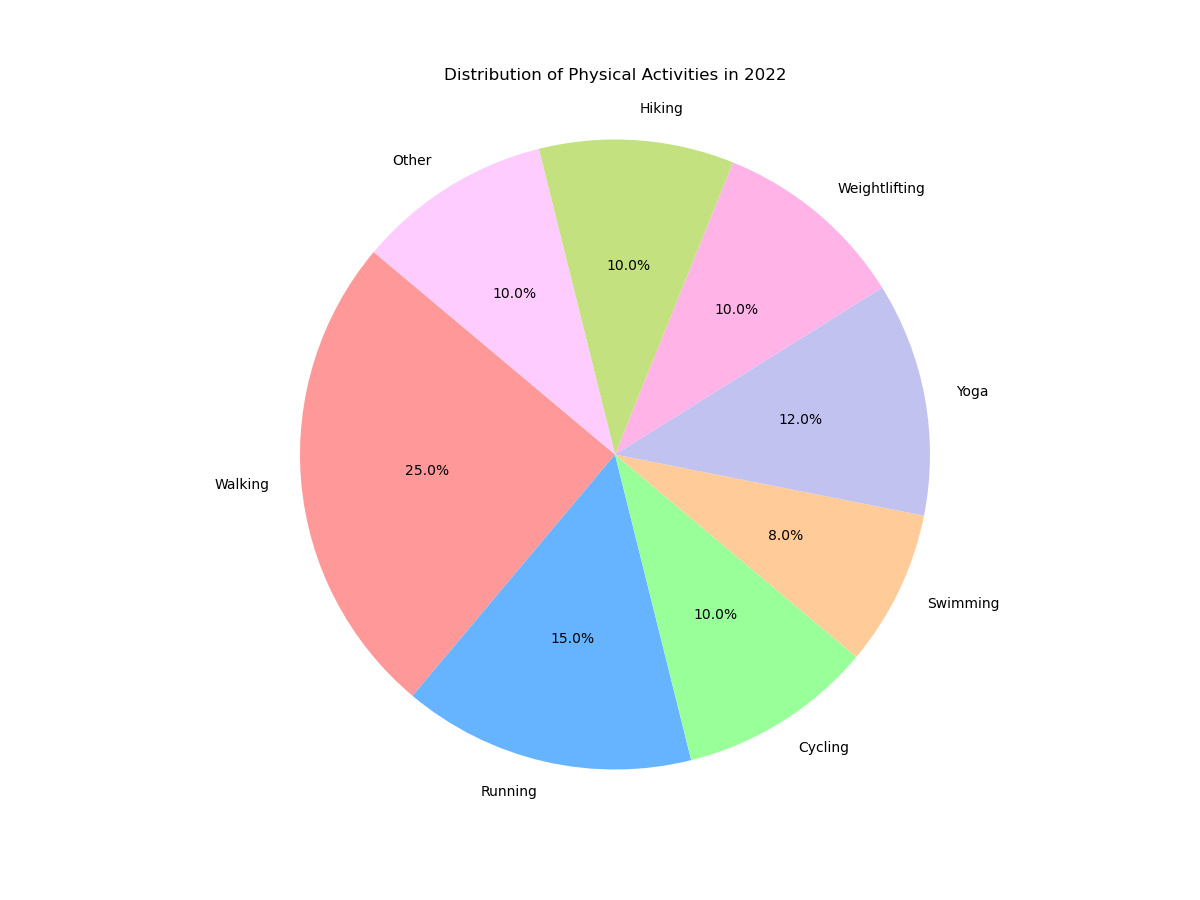

The Python source for this figure:

import matplotlib.pyplot as plt

# Data
activities = ['Walking', 'Running', 'Cycling', 'Swimming', 'Yoga', 'Weightlifting', 'Hiking', 'Other']
percentages = [25, 15, 10, 8, 12, 10, 10, 10]
colors = ['#ff9999', '#66b3ff', '#99ff99', '#ffcc99', '#c2c2f0', '#ffb3e6', '#c4e17f', '#ffccff']

# Plotting the pie chart
fig, ax = plt.subplots(figsize=(12, 9))
ax.pie(percentages, labels=activities, autopct='%1.1f%%', startangle=140, colors=colors)
ax.axis('equal')  # Equal aspect ratio ensures that pie is drawn as a circle.

# Setting the title
plt.title("Distribution of Physical Activities in 2022", pad=20)

# Display the chart
plt.show()
